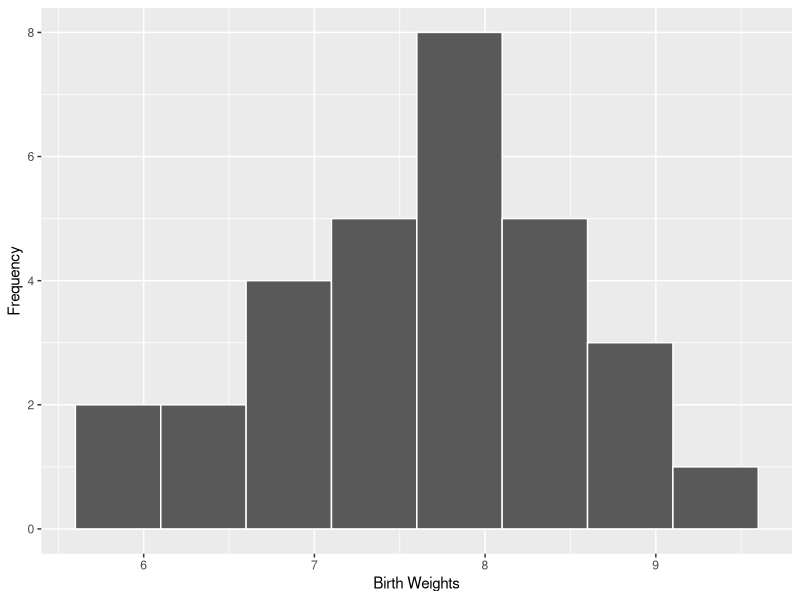
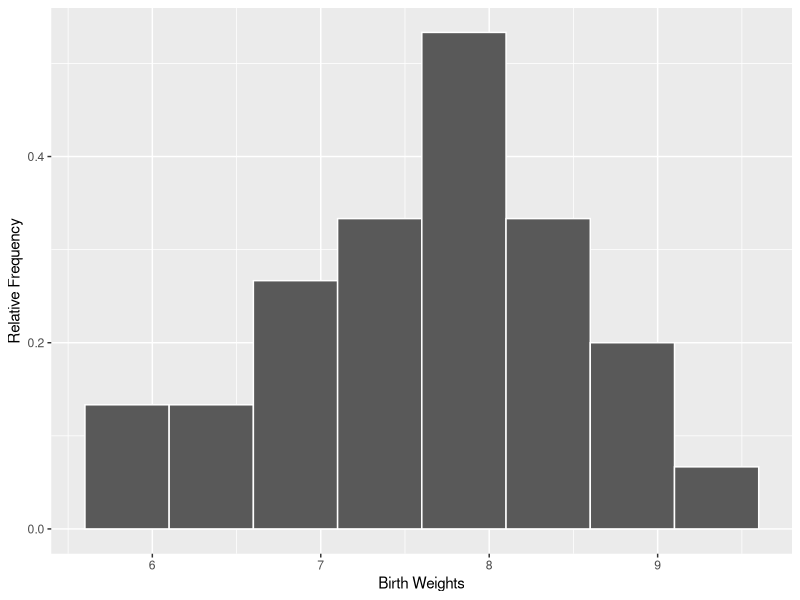
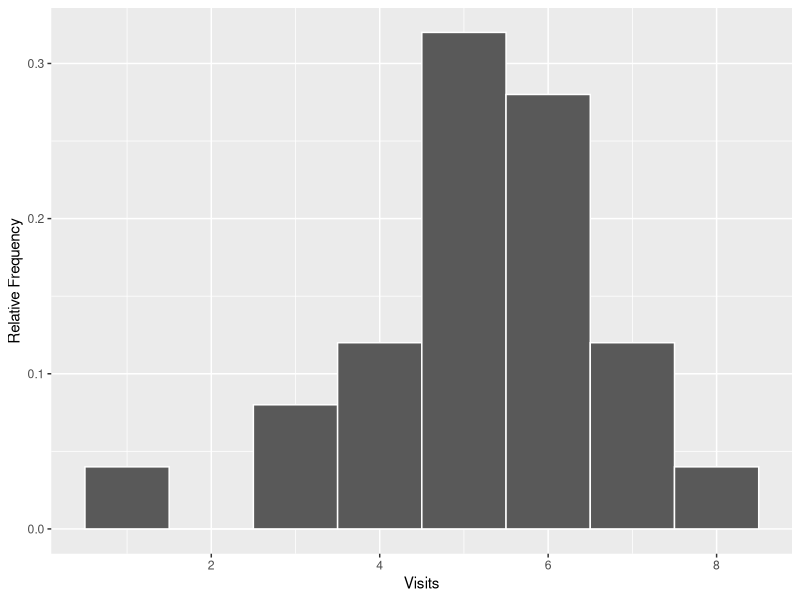

Reproduce these figures in R, in order.
## ---- chunk 1
#| label: tbl-1-9
#| tbl-cap: Birthweights of 30 Full-Term Newborn Babies

tbl_1_9 <- c(7.2, 7.8, 6.8, 6.2, 8.2, 8, 8.2, 5.6, 8.6, 7.1, 8.2, 7.7, 
    7.5, 7.2, 7.7, 5.8, 6.8, 6.8, 8.5, 7.5, 6.1, 7.9, 9.4, 9, 7.8, 
    8.5, 9, 7.7, 6.7, 7.7) |> 
    matrix(ncol = 5,
    byrow = TRUE)

knitr::kable(tbl_1_9,  col.names = NA)
## ---- chunk 2
#| label: tbl-1-10
#| tbl-cap: Choosing the number of classes 
tibble::tibble(
    `25` = 6, 
    `50` = 7,
    `100` = 8,
    `200` = 9,
    `500` = 10
) |> 
knitr::kable()
## ---- chunk 3
data_freq <- cut(tbl_1_9, seq(5.6, by = .5, length.out = 9), right = FALSE) |> 
    table()  |> 
    as.data.frame() |> 
    tibble::as_tibble()

colnames(data_freq)[1] <- "Class Boundaries"

data_freq[,1] |> 
    knitr::kable(align = "c")

## ---- chunk 4
data_freq |> 
    transform(
        `Relative Frequency` = glue::glue("{Freq}/30")
    ) |> 
    knitr::kable(align = 'r')
## ---- chunk 5
library(ggplot2)
ggplot(mapping = aes(as.vector(tbl_1_9))) + 
    geom_histogram(
            breaks = seq(5.6, by = .5, length.out = 9),     closed = "left",
            color = "white") +
    labs(x = "Birth Weights", 
         y = "Frequency")
## ---- chunk 6
ggplot(mapping = aes(as.vector(tbl_1_9))) + 
    geom_histogram(
            aes(y = after_stat(density)),
            breaks = seq(5.6, by = .5, length.out = 9),     closed = "left",
            color = "white") +
            labs(x = "Birth Weights", 
         y = "Relative Frequency")
## ---- chunk 7
#| label: tbl-1-12
#| tbl-cap: Number of Visits in Typical Week for 25 Customers

tbl_1_12<- c(6,7,1,5,6,4,6,4,6,8,6,5,6,3,4,5,5,5,7,6,3,5,7,5,5) |> 
    matrix(ncol = 5,
    byrow = TRUE)

knitr::kable(tbl_1_12,  col.names = NA)
## ---- chunk 8
data_freq <- cut(tbl_1_12, seq(0.5, by = 1, length.out = 9), right = FALSE) |> 
    table()  |> 
    as.data.frame() |> 
    tibble::as_tibble()

colnames(data_freq)[1] <- "Class Boundaries"


data_freq |> 
    transform(
        `Relative Frequency` = Freq/length(tbl_1_12)
    ) |> 
    knitr::kable(align = 'r')
## ---- chunk 9

ggplot(mapping = aes(as.vector(tbl_1_12))) + 
    geom_histogram(
            aes(y = after_stat(density)),
            breaks = seq(0.5, by = 1, length.out = 9),     closed = "left",
            color = "white") +
            labs(x = "Visits", 
         y = "Relative Frequency")

